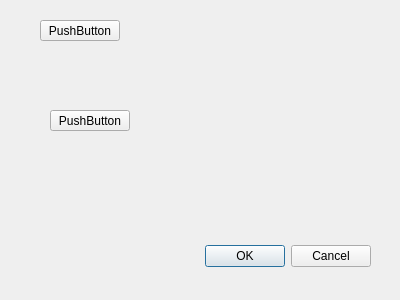
<?xml version="1.0" encoding="UTF-8"?>
<ui version="4.0">
 <class>Dialog</class>
 <widget class="QDialog" name="Dialog">
  <property name="geometry">
   <rect>
    <x>0</x>
    <y>0</y>
    <width>400</width>
    <height>300</height>
   </rect>
  </property>
  <property name="windowTitle">
   <string>Dialog</string>
  </property>
  <widget class="QDialogButtonBox" name="buttonBox">
   <property name="geometry">
    <rect>
     <x>30</x>
     <y>240</y>
     <width>341</width>
     <height>32</height>
    </rect>
   </property>
   <property name="orientation">
    <enum>Qt::Horizontal</enum>
   </property>
   <property name="standardButtons">
    <set>QDialogButtonBox::Cancel|QDialogButtonBox::Ok</set>
   </property>
  </widget>
  <widget class="QPushButton" name="pushButton">
   <property name="geometry">
    <rect>
     <x>40</x>
     <y>20</y>
     <width>80</width>
     <height>21</height>
    </rect>
   </property>
   <property name="text">
    <string>PushButton</string>
   </property>
  </widget>
  <widget class="QPushButton" name="pushButton_2">
   <property name="geometry">
    <rect>
     <x>50</x>
     <y>110</y>
     <width>80</width>
     <height>21</height>
    </rect>
   </property>
   <property name="text">
    <string>PushButton</string>
   </property>
  </widget>
 </widget>
 <resources/>
 <connections>
  <connection>
   <sender>buttonBox</sender>
   <signal>accepted()</signal>
   <receiver>Dialog</receiver>
   <slot>accept()</slot>
   <hints>
    <hint type="sourcelabel">
     <x>248</x>
     <y>254</y>
    </hint>
    <hint type="destinationlabel">
     <x>157</x>
     <y>274</y>
    </hint>
   </hints>
  </connection>
  <connection>
   <sender>buttonBox</sender>
   <signal>rejected()</signal>
   <receiver>Dialog</receiver>
   <slot>reject()</slot>
   <hints>
    <hint type="sourcelabel">
     <x>316</x>
     <y>260</y>
    </hint>
    <hint type="destinationlabel">
     <x>286</x>
     <y>274</y>
    </hint>
   </hints>
  </connection>
 </connections>
</ui>
